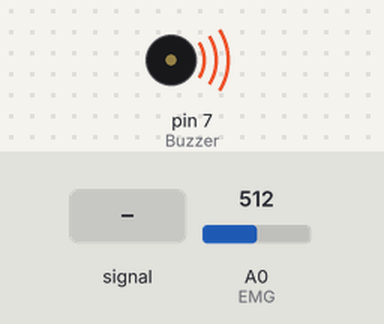
Simulated run of this sketch. Board: Arduino Uno, built with avr-gcc and run on an emulated ATmega328P. Shown: buzzer (waves = sounding). The inputs (shaded band) are chosen by the test bench; at power-on: A0 (EMG) = 512. What the sketch prints to the serial monitor is not drawn.

Above: at 1.2 s.
1.3 s: A0 (EMG) fed a 200 Hz sine of ±460 counts around its level
4.3 s: A0 (EMG) set to 716
5.8 s: A0 (EMG) set to 175
7.3 s: A0 (EMG) set to 150
At 8.7 s:
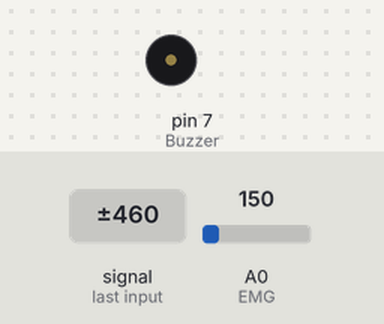
Timing chart, 0 to 9.8 s (numbered marks = the images above; inputs shaded):
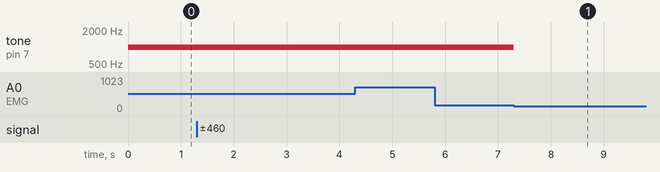

Measured:
- the behaviour switches between 161 and 160 on A0 (EMG) (found by bisection; images 0 and 1)
- after the input at 7.3 s, tone on pin 7 (Buzzer): 1000 Hz → silent at once

The sketch:

EMGSensor.ino
```cpp
#define EMG 0
#define Buzzer 7
#define THRESHOLD 160

void setup() {
  // put your setup code here, to run once:
    pinMode(Buzzer, OUTPUT);
    Serial.begin(115200);
}

void loop() {
  // put your main code here, to run repeatedly:
    int value = analogRead(EMG);
    if(value > THRESHOLD){
        tone(Buzzer, 1000); // Send 1KHz sound signal...
    }
    else{
        noTone(Buzzer);     // Stop sound...
    }
    Serial.println(value);
}
```
